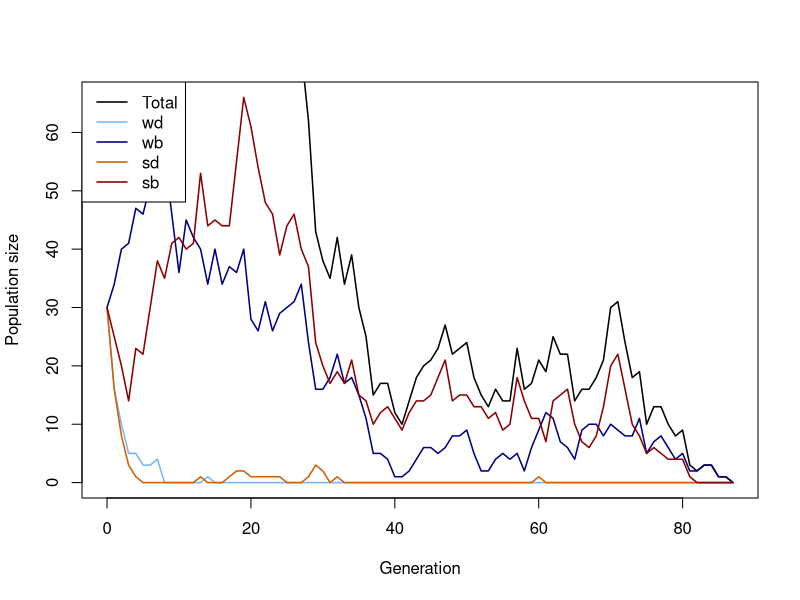

Reproduce this figure in R. (Note: this script raises an error after producing the figure.)
## ---- chunk 1
# Function for simulating one Generation in the Population
# adding the population sizes, decay rates, seleection coefficients and mutation rates
simulate_one_gen <- function(N_wd, N_wb, N_sd, N_sb, decay_rate_wm, decay_rate_sm, s_wm, s_sm, m_rate_wm, m_rate_sm) {
  
  # draw Offspring according to Poisson Distribution
  # altered so all four different mutations are considered 
  # for deleterious mutations the s is calculated minus (negative effect) and for the beneficial muation the s is added (positive effect)
  
  offsp_wd <- rpois(1, N_wd * (1-decay_rate_wm-s_wm))
  offsp_wb <- rpois(1, N_wb * (1-decay_rate_wm+s_wm))
  offsp_sd <- rpois(1, N_sd * (1-decay_rate_sm-s_sm))
  offsp_sb <- rpois(1, N_sb * (1-decay_rate_sm+s_sm))
  
  # draw changing Mutants according to Poisson Distribution
  # alterations considering the for different mutations 
  
  mut_wd_to_wb <- rpois(1, offsp_wd * m_rate_wm)
  mut_sd_to_sb <- rpois(1, offsp_sd * m_rate_sm)
  mut_wb_to_wd <- rpois(1, offsp_wb * m_rate_wm)
  mut_sb_to_sd <- rpois(1, offsp_sb * m_rate_sm)
  
  # determine new Population Sizes of all four Mutants (2 versions of weak Mutations   and 2   versions of strong Mutations)
  # to account for back mutations as well (beneficial to deleterious), mutations rates for these cases are added (mut_b_to_d)
  
  N_wd_new <- max(offsp_wd - mut_wd_to_wb+ mut_wb_to_wd,0)
  N_wb_new <- max(offsp_wb - mut_wb_to_wd+ mut_wd_to_wb,0)
  N_sd_new <- max(offsp_sd - mut_sd_to_sb+ mut_sb_to_sd,0)
  N_sb_new <- max(offsp_sb - mut_sb_to_sd+ mut_sd_to_sb,0)
  
  # with the return function, the new values for population sizes are stored
  
   # Rückgabe: neue Populationsgrößen UND Mutationszahlen
  return(list(
    N_wd_new = N_wd_new,
    N_wb_new = N_wb_new,
    N_sd_new = N_sd_new,
    N_sb_new = N_sb_new,
    mut_wb_to_wd = mut_wb_to_wd,
    mut_wd_to_wb = mut_wd_to_wb,
    mut_sb_to_sd = mut_sb_to_sd,
    mut_sd_to_sb = mut_sd_to_sb
  ))
}
  # with print we visualize the 4 numbers we get for the population sizes, we simulate the population by setting our parameters to certain values 


print(simulate_one_gen(N_wd=50, N_wb=50, N_sd=50, N_sb=50, decay_rate_wm=0, decay_rate_sm=0, s_wm=0, s_sm=0, m_rate_wm=0.005, m_rate_sm=0.005))
## ---- chunk 2
# Simulation runs until the 100th Generation

max_gen=1000

#With this function we simulate over generations, we put initial population sizes of the four mutations, with the parameter max_gen we determine that our simulation maximally runs until the 100th geneeration

simulate_pop <- function(init_wd, init_wb,  init_sd, init_sb, decay_rate_wm, decay_rate_sm, s_wm, s_sm, m_rate_wm, m_rate_sm, max_gen) {
  
  # Create the Vector in which to save the Results
  
  pop_vector <- c(init_wd,init_wb, init_sd, init_sb)
  
  # initiate the variables
  
  pop_new <- c(init_wd, init_wb, init_sd, init_sb)
  
   # Neue Zähler für Mutationswechsel
  count_wb_to_wd <- 0
  count_wd_to_wb <- 0
  count_sb_to_sd <- 0
  count_sd_to_sb <- 0
  total_mut_events <- 0
  
  # run the Simulation until Generation max_gen
  
  for (i in 1:(max_gen + 1)) {
    
    # redefine the current Population one Generation later
    
    results <- simulate_one_gen(pop_new[1],pop_new[2],pop_new[3],pop_new[4], decay_rate_wm, decay_rate_sm, s_wm, s_sm, m_rate_wm, m_rate_sm)
    
    # add the new Population Sizes to the Output Vector
    pop_new <- c(results$N_wd_new, results$N_wb_new, results$N_sd_new, results$N_sb_new)
    pop_vector <- rbind(pop_vector,pop_new)
    
     # Mutationstracking
    count_wb_to_wd <- count_wb_to_wd + results$mut_wb_to_wd
    count_wd_to_wb <- count_wd_to_wb + results$mut_wd_to_wb
    count_sb_to_sd <- count_sb_to_sd + results$mut_sb_to_sd
    count_sd_to_sb <- count_sd_to_sb + results$mut_sd_to_sb
    total_mut_events <- total_mut_events + results$mut_wb_to_wd + results$mut_wd_to_wb +
      results$mut_sb_to_sd + results$mut_sd_to_sb
      
    # Condition to stop the Simulation before max_gen: either the Population exceeds 10 Times the Original Population Size, or it goes extinct
    
    if ((sum(pop_new) >= 10 * sum(c(init_wd, init_wb, init_sd, init_sb))) || sum(pop_new) == 0)
      break

}
  
  # Define the Row and Column Names of the Output Vector
  rownames(pop_vector) <- (0:max_gen)[1:length(pop_vector[,1])] 
  
  # the colom-names in our vectors are according to our mutations (wd, wb, sd, sb)
  
  colnames(pop_vector) <- c("wd","wb", "sd", "sb")
  
    # Prozentuale Häufigkeiten berechnen
  if (total_mut_events > 0) {
    freq_wb_to_wd <- 100 * count_wb_to_wd / total_mut_events
    freq_wd_to_wb <- 100 * count_wd_to_wb / total_mut_events
    freq_sb_to_sd <- 100 * count_sb_to_sd / total_mut_events
    freq_sd_to_sb <- 100 * count_sd_to_sb / total_mut_events
  } else {
    freq_wb_to_wd <- freq_wd_to_wb <- freq_sb_to_sd <- freq_sd_to_sb <- 0
  }
  
  # Rückgabe wie bisher + neue Statistik
  return(list(
    population = pop_vector,
    switch_stats = data.frame(
      wb_to_wd = freq_wb_to_wd,
      wd_to_wb = freq_wd_to_wb,
      sb_to_sd = freq_sb_to_sd,
      sd_to_sb = freq_sd_to_sb
    )
  ))
}
  



# Test the Function and plot the Result

max_gen <- 100

# Simulation Data with certain values determined

output <- simulate_pop(init_wd=30, init_wb=30,  init_sd=30, init_sb=30, decay_rate_wm=0.1, decay_rate_sm=0.2, s_wm=0.1, s_sm=0.2, m_rate_wm=0.003, m_rate_sm=0.005,max_gen)

# show the last few Lines of the Data Table

print(tail(output))

# plot the Output 

# population-Matrix extrahieren
pop_matrix <- output$population

# Prozentuale Häufigkeiten der Mutationswechsel
switch_stats <- output$switch_stats
print(switch_stats)

# Plot der Populationsgrößen über die Generationen
x_range <- 0:(nrow(pop_matrix)-1)

# Gesamtpopulation
plot(x_range, pop_matrix[,1] + pop_matrix[,2] + pop_matrix[,3] + pop_matrix[,4],
     type='l', ylim=c(0,max(pop_matrix)), xlab="Generation", ylab="Population size",
     col="black", lwd=1.5)

# Einzelne Mutanten hinzufügen
lines(x_range, pop_matrix[,1], col="#77b5fe", lwd=1.5) # wd
lines(x_range, pop_matrix[,2], col="navyblue", lwd=1.5) # wb
lines(x_range, pop_matrix[,3], col="#D55E00", lwd=1.5) # sd
lines(x_range, pop_matrix[,4], col="darkred", lwd=1.5) # sb

# Legende
legend("topleft",
       legend=c("Total","wd","wb","sd","sb"),
       col=c("black","#77b5fe","navyblue","#D55E00","darkred"),
       lty=1, lwd=1.5)

# Beispiel: Ausgabe der Prozentzahlen für Mutationswechsel
cat("\nProzentuale Häufigkeiten der Wechsel:\n")
print(switch_stats)
# determine x axis Range 

x_range <- 0:(length(output$population[,1])-1)

# this plots the total Population Size-black line visible in the plot

plot(x_range,output[,1]+output[,2]+output[ ,3]+output[ ,4],type='l',ylim=c(0,max(output[,1]+output[,2]+output[ ,3]+output[ ,4])),xlab =  "Generation",ylab = "Population size")

# add Number of wd Individuals
lines(x_range,output[,1], col="#77b5fe")

# add Number of wb Individuals
lines(x_range,output[,2], col="navyblue")

# add Number of sd Individuals
lines(x_range,output[,3], col="#D55E00")

# add Number of sb Individuals
lines(x_range,output[,4], col="darkred")

# add Legend in the top-left corner
legend("topleft",
       legend=c("Weak deleterious","Weak beneficial","Strong deleterious","Strong beneficial"),
       col=c("#77b5fe","navyblue","#D55E00","darkred"), lty=1, lwd=1.5)





## ---- chunk 3
# code for plotting the result of different populations in one plot
init_wd <- 30
init_wb <- 30
init_sd <- 30
init_sb <- 30
m_rate_wm <- 0.002 # approximately 0.4
m_rate_sm <- 0.003 # approximately 0.6
decay_rate_wm <- 0.1
decay_rate_sm <- 0.2
s_wm <- 0.1
s_sm <- 0.2
max_gen <- 1000
replicates <- 30


# defining Data Frame to save one Row (Population Size for multiple Generations until max_gen) after one Loop
temp_output <- data.frame(array(NA, dim = c(0,max_gen)))
# defining Data Frame to save all Results from Loop
final_output <- data.frame(array(NA, dim = c(replicates,max_gen)))
# defining a Set of colors in order to color each Line differently
lines_colors <- rainbow(replicates)

# simulating a population multiple times
for (i in 1:replicates) {
  temp_output <- rowSums(simulate_pop(
    init_wd, init_wb, init_sd, init_sb,
    decay_rate_wm, decay_rate_sm,
    s_wm, s_sm,
    m_rate_wm, m_rate_sm,
    max_gen = max_gen)[, c("wd", "wb", "sd", "sb")])
  
  final_output[i, 1:length(temp_output)]<-temp_output
}

# defining end_gen which is as long as the last Generation where the pop size is an actual Number and not NA yet
end_gen<-tail(which(!is.na(final_output[1,])), 1)
# Plot one Line / one Population
plot(x=1:max_gen,y=final_output[1,1:max_gen],type='l',ylim=c(0,max(final_output, na.rm = TRUE)),xlab =  "Generation",ylab = "Population size", col = lines_colors[1])
# Loop for plotting each Row of Data Table / Population as a Line in the Plot
for (i in 2:replicates) {
  
  end_gen<-tail(which(!is.na(final_output[i,])), 1)
  lines(x=1:max_gen,y=final_output[i,1:max_gen], col=lines_colors[i])
  
  
}


## ---- chunk 4
# set some Parameters to fixed Values

init_wd <- 30
init_wb <- 30
init_sd <- 30
init_sb <- 30
m_rate_wm <- 0.001
m_rate_sm <- 0.005
decay_rate_wm <- 0.1
decay_rate_sm <- 0.2
s_wm <- 0.2
s_sm <- 0.3
max_gen <- 1000
# determine how often to run the Simulation for each set of Parameters
no_replicates <- 50


# set Parameters to vary
s_values_wm <- c(0.10,0.15,0.2)
s_values_sm <- c(0.25,0.30,0.35)
#m_values_wm <- c(0.001,0.01,0.05)
#m_values_sm <- c(0.05,0.1,0.15)


# initialize Data Table - where to collect the Results
data_table <- c()
data_table_wd<- c()
data_table_wb<- c()
data_table_sd<- c()
data_table_sb<- c()
# empty list to save rescue results
rescue_results <- data.frame(
  s_wm = numeric(),
  s_sm = numeric(),
  replicate = integer(),
  rescued = integer()
)
# Liste vorbereiten, um die Mutationswechsel für alle Replikate zu speichern
switch_stats_all <- rbind(switch_stats_all,
                          data.frame(
                            s_wm = sval_wm,
                            s_sm = sval_sm,
                            replicate = i-1,
                            wb_to_wd = 100 * switch_stats$wb_to_wd,
                            wd_to_wb = 100 * switch_stats$wd_to_wb,
                            sb_to_sd = 100 * switch_stats$sb_to_sd,
                            sd_to_sb = 100 * switch_stats$sd_to_sb
                          ))
# define total runs and rescue count
total_runs<-0
rescue_count<-0
# run the Simulation across all chosen parameters
# loop over mutation rates
#for(mval_wm in m_values_wm){
 # for(mval_sm in m_values_sm){
    # loop over Selection strength
    for(sval_wm in s_values_wm){
      for(sval_sm in s_values_sm){
        # different Way of running many Simulations: make Replicates using "repeat" Function         with a counter i
        # reset Counter
        i<-1
        
        repeat {
          # increase Counter by one
          i<-i+1
          # defining total runs
          total_runs <- total_runs + 1
          # run the Simulation once
          one_run <- simulate_pop(init_wd, init_wb, init_sd, init_sb,
                                  decay_rate_wm, decay_rate_sm,
                                  sval_wm, sval_sm, m_rate_wm=0.001,m_rate_sm=0.005, max_gen)
          
          # determine total Population Sizes
         pop_matrix <- one_run$population


         total_size <- rowSums(pop_matrix)
          
          # Populationsextrakt
  pop_matrix <- one_run$population
  total_size <- rowSums(pop_matrix)
  
 if (!is.null(one_run$switch_stats) && nrow(one_run$switch_stats) > 0) {
  switch_stats <- one_run$switch_stats
  switch_stats_all <- rbind(
    switch_stats_all,
    data.frame(
      s_wm = sval_wm,
      s_sm = sval_sm,
      replicate = i-1,
      wb_to_wd = switch_stats$wb_to_wd,
      wd_to_wb = switch_stats$wd_to_wb,
      sb_to_sd = switch_stats$sb_to_sd,
      sd_to_sb = switch_stats$sd_to_sb
    )
  )
}
          
          
          # determine final Population Size for each Mutant
          N_end_wd <- pop_matrix[nrow(pop_matrix), "wd"]
          N_end_wb <- pop_matrix[nrow(pop_matrix), "wb"]
          N_end_sd <- pop_matrix[nrow(pop_matrix), "sd"]
          N_end_sb <- pop_matrix[nrow(pop_matrix), "sb"]
        
          total_end <- N_end_wd + N_end_wb + N_end_sd + N_end_sb
          # introduce rescue count
         rescued_wd <- ifelse(N_end_wd > 0, 1, 0)
         rescued_wb <- ifelse(N_end_wb > 0, 1, 0)
         rescued_sd <- ifelse(N_end_sd > 0, 1, 0)
         rescued_sb <- ifelse(N_end_sb > 0, 1, 0)

         
          # save rescue outcome (rescue or extinction)
          rescue_results <- rbind(rescue_results,
            data.frame(
              s_wm = sval_wm,
              s_sm = sval_sm,
              replicate = i - 1,
              rescued_wd = rescued_wd,
              rescued_wb = rescued_wb,
              rescued_sd = rescued_sd,
              rescued_sb = rescued_sb
  )
)

          # determine Frequencies of each mutant in the final Population
          freq_wd <- ifelse(total_end > 0, N_end_wd / total_end, 0)
          freq_wb <- ifelse(total_end > 0, N_end_wb / total_end, 0)
          freq_sd <- ifelse(total_end > 0, N_end_sd / total_end, 0)
          freq_sb <- ifelse(total_end > 0, N_end_sb / total_end, 0)
          
          
          
          data_table_wd<- rbind(data_table_wd, c(sval_wm,freq_wd))
          data_table_wb<- rbind(data_table_wb, c(sval_wm, freq_wb))
          data_table_sd<- rbind(data_table_sd,c(sval_sm, freq_sd))
          data_table_sb<-rbind(data_table_sb, c (sval_sm,freq_sb))
          # enter the D into the Table
          data_table <- rbind(data_table,c(m_rate_wm = 0.001,m_rate_sm = 0.005,sval_wm,sval_sm,N_end_wd,N_end_wb, N_end_sd, N_end_sb,freq_wd, freq_wb, freq_sd,freq_sb)) # note that we add the                varying parameters (mutation rate and selection strength for each version of weak            and strong mutation) to the table too
          # stop the repeated Computation after no_replicates times
          
          
          if(i>no_replicates) break
          
        }
      }
    }
  #}
#}
# Population über Generationen
print(one_run$population)

# Mutationswechsel in Prozent
print(switch_stats_all)
# Make sure your data is a proper data frame
data_table_wd <- as.data.frame(data_table_wd)

# If the column names are missing or wrong, set them
colnames(data_table_wd) <- c("V1", "V2")

# Add an index column for plotting along x-axis
data_table_wd$Index <- 1:nrow(data_table_wd)

# calculate rescue probability per parametercombination
library(dplyr)
library(ggplot2)
library(tidyr)



rescue_summary <- rescue_results %>%
  group_by(s_wm, s_sm) %>%
  summarise(
    rescue_prob_wd = mean(rescued_wd),
    rescue_prob_wb = mean(rescued_wb),
    rescue_prob_sd = mean(rescued_sd),
    rescue_prob_sb = mean(rescued_sb),
    .groups = "drop"
  )

print(rescue_summary)


# Daten vorbereiten
rescue_long <- rescue_summary %>%
  pivot_longer(
    cols = starts_with("rescue_prob_"),
    names_to = "mutant",
    values_to = "rescue_prob"
  ) %>%
  mutate(
    mutant = gsub("rescue_prob_", "", mutant),
    s_value = case_when(
      mutant %in% c("wd", "wb") ~ s_wm,
      mutant %in% c("sd", "sb") ~ s_sm
    )
  )

library(ggplot2)

ggplot(rescue_long, aes(x = factor(s_value), y = rescue_prob, fill = mutant)) +
  geom_boxplot(alpha = 0.7) +
  scale_y_continuous(limits = c(0, 1)) +
  scale_fill_manual(values = c(
    "wd" = "#77b5fe", 
    "wb" = "navyblue", 
    "sd" = "#D55E00", 
    "sb" = "darkred"
  )) +
  facet_wrap(~ mutant, scales = "free_x") +
  labs(
    title = "Rescue Probability per Mutant vs Relevant Selection Coefficient (Boxplot)",
    x = "Relevant selection coefficient (s)",
    y = "Rescue Probability",
    fill = "Mutant"
  ) +
  theme_minimal(base_size = 14)

ggplot(rescue_long, aes(x = s_value, y = rescue_prob, color = mutant)) +
  geom_jitter(width = 0.01, height = 0, size = 3, alpha = 0.7) +
  stat_summary(fun = mean, geom = "point", shape = 18, size = 4, color = "black") +
  scale_y_continuous(limits = c(0, 1)) +
  scale_color_manual(values = c(
    "wd" = "#77b5fe", 
    "wb" = "navyblue", 
    "sd" = "#D55E00", 
    "sb" = "darkred"
  )) +
  facet_wrap(~ mutant, scales = "free_x") +
  labs(
    title = "Rescue Probability per Mutant vs Relevant Selection Coefficient (Scatterplot)",
    x = "Relevant selection coefficient (s)",
    y = "Rescue Probability",
    color = "Mutant"
  ) +
  theme_minimal(base_size = 14)


0# optional: Mutantennamen schöner machen
rescue_long$mutant <- gsub("rescue_prob_", "", rescue_long$mutant)











# plotting wd with different s values
  # making sure that its a data frame
data_table_wd <- as.data.frame(data_table_wd)
colnames(data_table_wd) <- c("V1", "V2")


  # Scatterplot of wd with jitter and mean 
library(ggplot2)
ggplot(data_table_wd, aes(x = factor(V1), y = V2, color = factor(V1))) +
  geom_jitter(width = 0.2, height = 0, size = 2, alpha = 0.7) +
  stat_summary(fun = mean, geom = "point", shape = 18, size = 4, color = "black") +
  labs(
    x = "selection coefficients",
    y = "frequency",
    color = "selection coefficient",
    title = "Weak deleterious-Means of frequencies of the different selection coefficients"
  ) +
  theme_minimal()

# plotting wb with different s values
  # making sure that its a data frame
data_table_wb <- as.data.frame(data_table_wb)
colnames(data_table_sb) <- c("V1", "V2")

# Scatterplot of wb with jitter and mean
ggplot(data_table_wb, aes(x = factor(V1), y = V2, color = factor(V1))) +
  geom_jitter(width = 0.2, height = 0, size = 2, alpha = 0.7) +
  stat_summary(fun = mean, geom = "point", shape = 18, size = 4, color = "black") +
  labs(
    x = "selecton coefficients",
    y = "frequency",
    color = "selection coefficients",
    title = "Weak beneficial-Means of frequencies of the different selection coefficientsn"
  ) +
  theme_minimal()

# plotting sd with different s values
  # making sure that its a data frame
data_table_sd <- as.data.frame(data_table_sd)

colnames(data_table_sd) <- c("V1", "V2")

  # Scatterplot of sd with jitter and mean
ggplot(data_table_sd, aes(x = factor(V1), y = V2, color = factor(V1))) +
  geom_jitter(width = 0.2, height = 0, size = 2, alpha = 0.7) +
  stat_summary(fun = mean, geom = "point", shape = 18, size = 4, color = "black") +
  labs(
    x = "selection coefficients ",
    y = "frequency",
    color = "selection coefficients",
    title = "Strong deletrious-Means of frequencies of the different selection coefficients"
  ) +
  theme_minimal()

# plotting sb with different s values
  # making sure that its a data frame

data_table_sb <- as.data.frame(data_table_sb)
colnames(data_table_sb) <- c("V1", "V2")

  # Scatterplot of sb with jitter and mean 
ggplot(data_table_sb, aes(x = factor(V1), y = V2, color = factor(V1))) +
  geom_jitter(width = 0.2, height = 0, size = 2, alpha = 0.7) +
  stat_summary(fun = mean, geom = "point", shape = 18, size = 4, color = "black") +
  labs(
    x = "selection coefficients",
    y = "frequency",
    color = "selection coefficients",
    title = "Strong beneficial-Means of frequencies of the different selection coefficients"
  ) +
  theme_minimal()


# mean Frequencies of each mutant
mean_freq_wd <- mean(freq_wd)*100
mean_freq_wb <- mean(freq_wb)*100
mean_freq_sd <- mean(freq_sd)*100
mean_freq_sb <- mean(freq_sb)*100

print(paste("Mean frequency of wd =", mean_freq_wd) )
print(paste("Mean frequency of wb =", mean_freq_wb) )
print(paste("Mean frequency of sd =", mean_freq_sd) )
print(paste("Mean frequency of sb =", mean_freq_sb) )

# define Column Names of Data Table
colnames(data_table) <- c("m_rate_wm","m_rate_sm","s_wm","s_sm","N_end_wd", "N_end_wb", "N_end_sd", "N_end_sb","freq_wd", "freq_wb", "freq_sd","freq_sb")
# show the first and last Lines of the Output
print(head(data_table))
print(tail(data_table))
